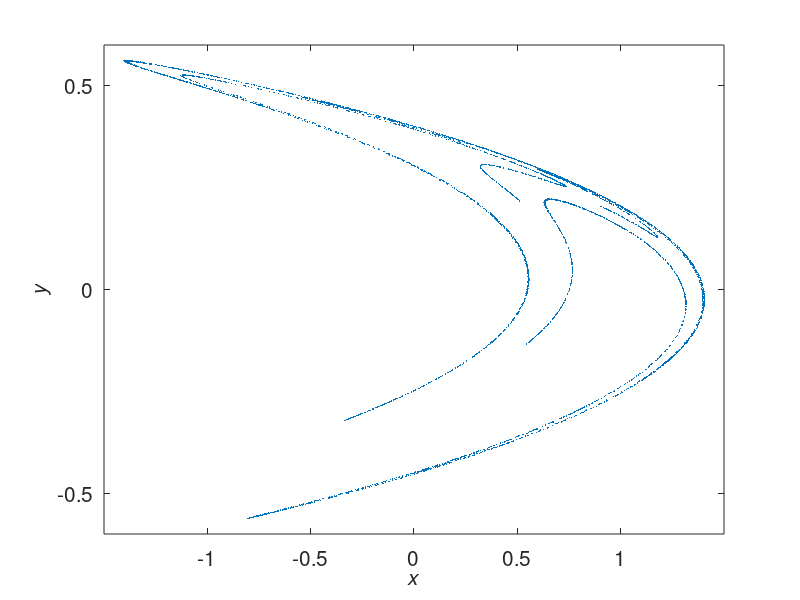

The MATLAB script that drew this image:
% Program_03f - Iteration of the Henon Map.
% Chapter 3 - Nonlinear Discrete Dynamical Systems.
% Copyright Springer 2025. Stephen Lynch.

% A chaotic attractor for the Henon map (Figure 3.22(b)).
figure;a=1.2;b=0.4;N=6000;
x=zeros(1,N);
y=zeros(1,N);
x(1)=0.1;
y(1)=0;
for n=1:N
    x(n+1)=1+y(n)-a*(x(n))^2;
    y(n+1)=b*x(n);
end 
axis([-1 2 -1 1])
plot(x(50:N),y(50:N),'.','MarkerSize',1);
fsize=15;
set(gca,'XTick',-1:0.5:1,'FontSize',fsize)
set(gca,'YTick',-1:0.5:2,'FontSize',fsize)
xlabel('\itx','FontSize',fsize)
ylabel('\ity','FontSize',fsize)

% End of Program_03f.